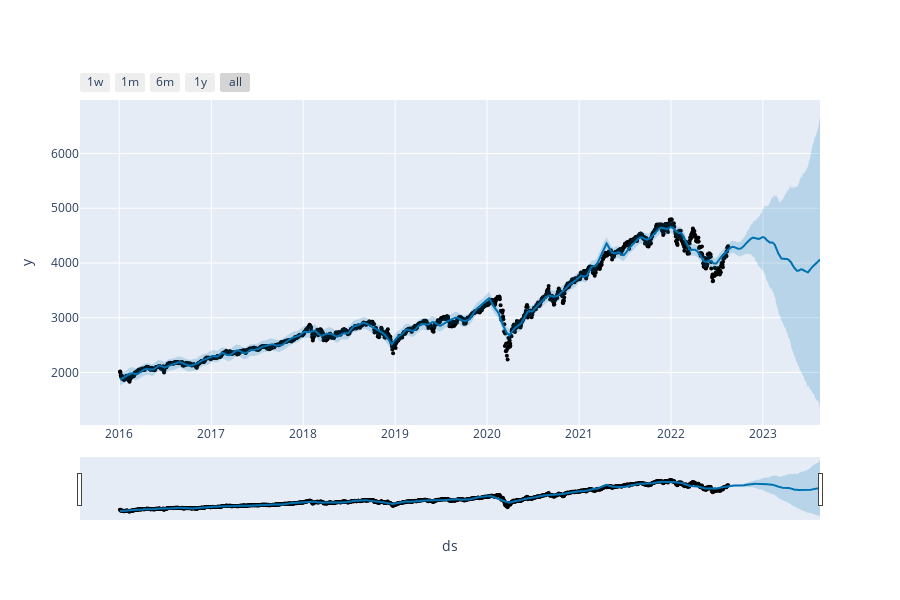

The cell this chart's notebook holds for it:
### Code cell
plot_plotly(m, forecast)

### Figure 1 — Plotly figure (JSON) as saved in the notebook; plotly's stock layout.template omitted (floating-point values rounded to 4 significant figures; data arrays with more than 128 entries replaced by an {"elided": "..."} marker saying what was removed)
{"data": [{"marker": {"color": "black", "size": 4}, "mode": "markers", "name": "Actual", "type": "scatter", "x": {"elided": "1667 str values"}, "y": {"elided": "1667 float values"}}, {"hoverinfo": "skip", "line": {"width": 0}, "mode": "lines", "type": "scatter", "x": {"elided": "1928 str values"}, "y": {"elided": "1928 float values"}}, {"fill": "tonexty", "fillcolor": "rgba(0, 114, 178, 0.2)", "line": {"color": "#0072B2", "width": 2}, "mode": "lines", "name": "Predicted", "type": "scatter", "x": {"elided": "1928 str values"}, "y": {"elided": "1928 float values"}}, {"fill": "tonexty", "fillcolor": "rgba(0, 114, 178, 0.2)", "hoverinfo": "skip", "line": {"width": 0}, "mode": "lines", "type": "scatter", "x": {"elided": "1928 str values"}, "y": {"elided": "1928 float values"}}], "layout": {"height": 600, "showlegend": false, "width": 900, "xaxis": {"rangeselector": {"buttons": [{"count": 7, "label": "1w", "step": "day", "stepmode": "backward"}, {"count": 1, "label": "1m", "step": "month", "stepmode": "backward"}, {"count": 6, "label": "6m", "step": "month", "stepmode": "backward"}, {"count": 1, "label": "1y", "step": "year", "stepmode": "backward"}, {"step": "all"}]}, "rangeslider": {"visible": true}, "title": {"text": "ds"}, "type": "date"}, "yaxis": {"title": {"text": "y"}}}}
